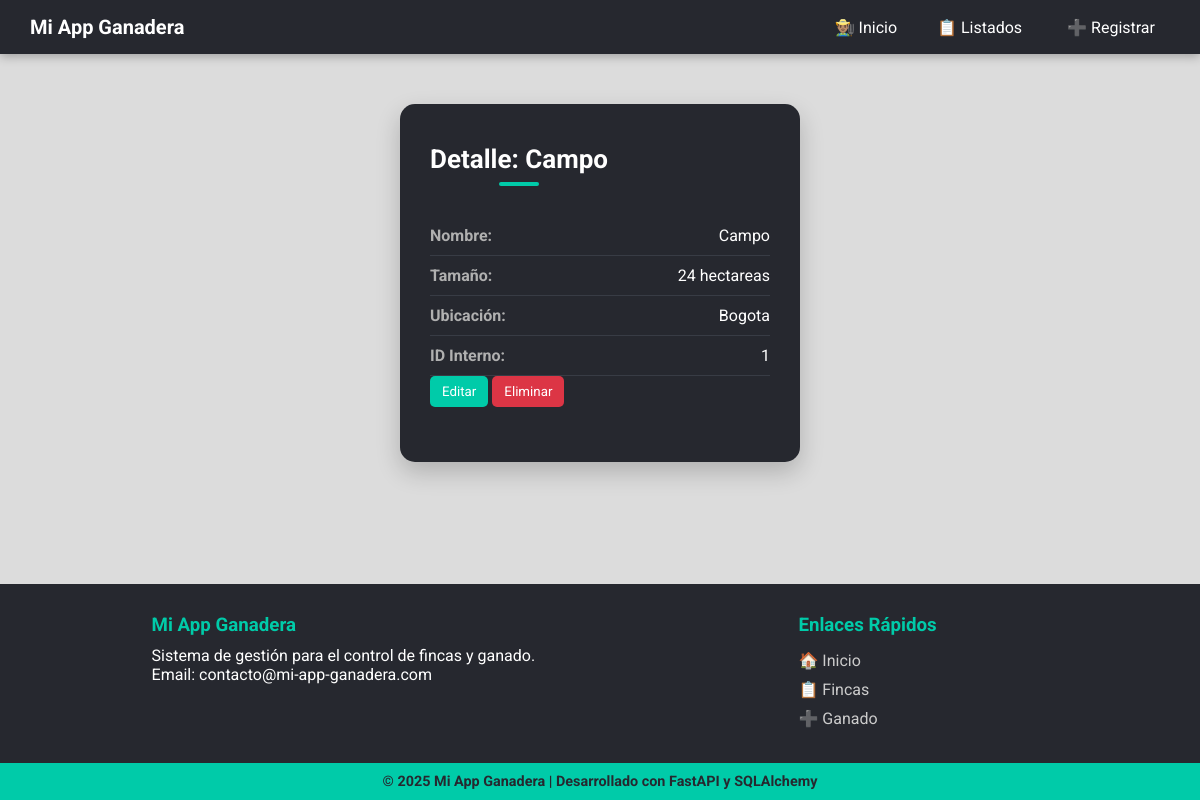
Screenshot of /fincas/1 with the database file from the repository.
### models.py (models this page shows)
class Finca(Base):
    __tablename__ = "fincas"
    id = Column(Integer, primary_key=True, index=True)
    nombre = Column(String(100), nullable=False)
    tamaño = Column(Integer, nullable=False)
    ubicacion = Column(String(200), nullable=False)
    fecha_creacion = Column(DateTime, default=datetime.utcnow)
    ganados = relationship(
        "Ganado",
        back_populates="finca",
        cascade="all, delete-orphan"
    )

### routers/finca.py (the view)
@router.get("/{finca_id}")
async def detalle_finca_view(request: Request, finca_id: int, db: Session = Depends(get_db)):
    finca = db.query(models.Finca).filter(models.Finca.id == finca_id).first()
    if not finca:
        raise HTTPException(status_code=404, detail="Finca no encontrada")
    return templates.TemplateResponse(
        "finca/detalle_finca.html",
        {"request": request, "finca": finca}
    )

### templates/finca/detalle_finca.html (shortened to what this page needs)
{% extends "base.html" %}
{% block content %}
    <div class="main-container">
        <div class="card" style="text-align: left;">
            <h1>Detalle: {{ finca.nombre }}</h1>
            <div class="detalle-item">
                <span> Nombre:</span>
                <span>{{ finca.nombre }}</span>
            </div>
            <div class="detalle-item">
                <span> Tamaño:</span>
                <span>{{ finca.tamaño }} hectareas</span>
            </div>
            <div class="detalle-item">
                <span> Ubicación:</span>
                <span>{{ finca.ubicacion }}</span>
            </div>
            <div class="detalle-item">
                <span> ID Interno:</span>
                <span>{{ finca.id }}</span>
            </div>
            <div class="detalle-acciones">
                <button onclick="window.location.href='/fincas/editar/{{ finca.id }}'">Editar</button>
                <button id="btn-eliminar-detalle" style="background-color: #dc3545;" data-id="{{ finca.id }}">Eliminar</button>
            </div>
        </div>
    </div>
    </body>
</html>
{% endblock %}

### static/css/styles.css (style rules this page uses)
* { margin: 0; padding: 0; box-sizing: border-box; font-family: 'Roboto', sans-serif; }
html, body { height: 100%; margin: 0; }
body { display: flex; flex-direction: column; min-height: 100vh; background-color: #dcdcdc; }
.main-container { flex: 1; display: flex; justify-content: center; align-items: center; padding: 20px; }
button, input[type="submit"] { background: #00cba9; color: white; padding: 8px 12px; border: none; cursor: pointer; border-radius: 5px; transition: background-color 0.3s; }
.card { background-color: #26282f; width: 100%; max-width: 400px; padding: 40px 30px; border-radius: 15px; box-shadow: 0 10px 25px rgba(0,0,0,0.2); text-align: center; }
.card h1 { color: #ffffff; margin-bottom: 30px; font-size: 26px; position: relative; display: inline-block; }
.card h1::after { content: ''; display: block; width: 40px; height: 4px; background-color: #00cba9; margin: 8px auto 0 auto; border-radius: 2px; }

### templates/finca/detalle_finca.html (style rules this page uses)
.card h1, .card p { color: white !important; }
.detalle-item { display: flex; justify-content: space-between; padding: 10px 0; border-bottom: 1px solid #383c45; color: white; }
.detalle-item span:first-child { font-weight: bold; color: #b0b0b0; }
.detalle-item span:last-child { color: white !important; }

### rows the page displays
Finca: nombre "Campo", tamaño "24", ubicacion "Bogota", id "1"
